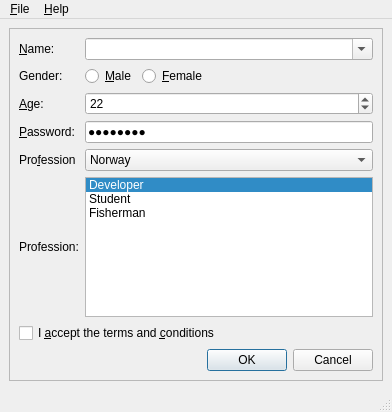
<?xml version="1.0" encoding="UTF-8"?>
<ui version="4.0">
 <class>MainWindow</class>
 <widget class="QMainWindow" name="MainWindow">
  <property name="geometry">
   <rect>
    <x>0</x>
    <y>0</y>
    <width>392</width>
    <height>412</height>
   </rect>
  </property>
  <property name="windowTitle">
   <string>MainWindow</string>
  </property>
  <widget class="QWidget" name="centralwidget">
   <layout class="QVBoxLayout">
    <property name="spacing">
     <number>6</number>
    </property>
    <property name="margin" stdset="0">
     <number>9</number>
    </property>
    <item>
     <widget class="QFrame" name="mainFrame">
      <property name="frameShape">
       <enum>QFrame::Shape::StyledPanel</enum>
      </property>
      <property name="frameShadow">
       <enum>QFrame::Shadow::Raised</enum>
      </property>
      <layout class="QGridLayout">
       <property name="margin" stdset="0">
        <number>9</number>
       </property>
       <property name="spacing">
        <number>6</number>
       </property>
       <item row="0" column="1" colspan="3">
        <widget class="QComboBox" name="nameCombo">
         <property name="toolTip">
          <string>Specify your name</string>
         </property>
         <property name="editable">
          <bool>true</bool>
         </property>
         <property name="currentIndex">
          <number>-1</number>
         </property>
         <item>
          <property name="text">
           <string>Girish</string>
          </property>
         </item>
         <item>
          <property name="text">
           <string>Jasmin</string>
          </property>
         </item>
         <item>
          <property name="text">
           <string>Simon</string>
          </property>
         </item>
         <item>
          <property name="text">
           <string>Zack</string>
          </property>
         </item>
        </widget>
       </item>
       <item row="1" column="3">
        <spacer>
         <property name="orientation">
          <enum>Qt::Orientation::Horizontal</enum>
         </property>
         <property name="sizeHint" stdset="0">
          <size>
           <width>40</width>
           <height>20</height>
          </size>
         </property>
        </spacer>
       </item>
       <item row="1" column="2">
        <widget class="QRadioButton" name="femaleRadioButton">
         <property name="styleSheet">
          <string>Check this if you are female</string>
         </property>
         <property name="text">
          <string>&amp;Female</string>
         </property>
        </widget>
       </item>
       <item row="1" column="0">
        <widget class="QLabel" name="genderLabel">
         <property name="text">
          <string>Gender:</string>
         </property>
        </widget>
       </item>
       <item row="2" column="0">
        <widget class="QLabel" name="ageLabel">
         <property name="text">
          <string>&amp;Age:</string>
         </property>
         <property name="buddy">
          <cstring>ageSpinBox</cstring>
         </property>
        </widget>
       </item>
       <item row="1" column="1">
        <widget class="QRadioButton" name="maleRadioButton">
         <property name="toolTip">
          <string>Check this if you are male</string>
         </property>
         <property name="text">
          <string>&amp;Male</string>
         </property>
        </widget>
       </item>
       <item row="0" column="0">
        <widget class="QLabel" name="nameLabel">
         <property name="text">
          <string>&amp;Name:</string>
         </property>
         <property name="buddy">
          <cstring>nameCombo</cstring>
         </property>
        </widget>
       </item>
       <item row="3" column="0">
        <widget class="QLabel" name="passwordLabel">
         <property name="text">
          <string>&amp;Password:</string>
         </property>
         <property name="buddy">
          <cstring>passwordEdit</cstring>
         </property>
        </widget>
       </item>
       <item row="2" column="1" colspan="3">
        <widget class="QSpinBox" name="ageSpinBox">
         <property name="toolTip">
          <string>Specify your age</string>
         </property>
         <property name="statusTip">
          <string>Specify your age</string>
         </property>
         <property name="minimum">
          <number>12</number>
         </property>
         <property name="value">
          <number>22</number>
         </property>
        </widget>
       </item>
       <item row="7" column="2" colspan="2">
        <widget class="QDialogButtonBox" name="buttonBox">
         <property name="orientation">
          <enum>Qt::Orientation::Horizontal</enum>
         </property>
         <property name="standardButtons">
          <set>QDialogButtonBox::StandardButton::Cancel|QDialogButtonBox::StandardButton::Ok</set>
         </property>
        </widget>
       </item>
       <item row="6" column="0" colspan="4">
        <widget class="QCheckBox" name="agreeCheckBox">
         <property name="toolTip">
          <string>Please read the LICENSE file before checking</string>
         </property>
         <property name="text">
          <string>I &amp;accept the terms and &amp;conditions</string>
         </property>
        </widget>
       </item>
       <item row="3" column="1" colspan="3">
        <widget class="QLineEdit" name="passwordEdit">
         <property name="toolTip">
          <string>Specify your password</string>
         </property>
         <property name="statusTip">
          <string>Specify your password</string>
         </property>
         <property name="text">
          <string>Password</string>
         </property>
         <property name="echoMode">
          <enum>QLineEdit::EchoMode::Password</enum>
         </property>
        </widget>
       </item>
       <item row="5" column="1" colspan="3">
        <widget class="QListWidget" name="professionList">
         <property name="toolTip">
          <string>Select your profession</string>
         </property>
         <property name="statusTip">
          <string>Specify your name here</string>
         </property>
         <property name="whatsThis">
          <string>Specify your name here</string>
         </property>
         <property name="currentRow">
          <number>0</number>
         </property>
         <item>
          <property name="text">
           <string>Developer</string>
          </property>
         </item>
         <item>
          <property name="text">
           <string>Student</string>
          </property>
         </item>
         <item>
          <property name="text">
           <string>Fisherman</string>
          </property>
         </item>
        </widget>
       </item>
       <item row="5" column="0">
        <widget class="QLabel" name="label">
         <property name="text">
          <string>Profession:</string>
         </property>
         <property name="buddy">
          <cstring>professionList</cstring>
         </property>
        </widget>
       </item>
       <item row="4" column="1" colspan="3">
        <widget class="QComboBox" name="countryCombo">
         <property name="toolTip">
          <string>Specify country of origin</string>
         </property>
         <property name="statusTip">
          <string>Specify country of origin</string>
         </property>
         <property name="currentIndex">
          <number>6</number>
         </property>
         <item>
          <property name="text">
           <string>Egypt</string>
          </property>
         </item>
         <item>
          <property name="text">
           <string>France</string>
          </property>
         </item>
         <item>
          <property name="text">
           <string>Germany</string>
          </property>
         </item>
         <item>
          <property name="text">
           <string>India</string>
          </property>
         </item>
         <item>
          <property name="text">
           <string>Italy</string>
          </property>
         </item>
         <item>
          <property name="text">
           <string>Korea</string>
          </property>
         </item>
         <item>
          <property name="text">
           <string>Norway</string>
          </property>
         </item>
        </widget>
       </item>
       <item row="4" column="0">
        <widget class="QLabel" name="countryLabel">
         <property name="text">
          <string>Pro&amp;fession</string>
         </property>
         <property name="buddy">
          <cstring>professionList</cstring>
         </property>
        </widget>
       </item>
      </layout>
     </widget>
    </item>
   </layout>
  </widget>
  <widget class="QMenuBar" name="menubar">
   <property name="geometry">
    <rect>
     <x>0</x>
     <y>0</y>
     <width>392</width>
     <height>26</height>
    </rect>
   </property>
   <widget class="QMenu" name="menu_File">
    <property name="title">
     <string>&amp;File</string>
    </property>
    <addaction name="editStyleAction"/>
    <addaction name="separator"/>
    <addaction name="exitAction"/>
   </widget>
   <widget class="QMenu" name="menu_Help">
    <property name="title">
     <string>&amp;Help</string>
    </property>
    <addaction name="aboutAction"/>
    <addaction name="separator"/>
    <addaction name="aboutQtAction"/>
   </widget>
   <addaction name="menu_File"/>
   <addaction name="menu_Help"/>
  </widget>
  <widget class="QStatusBar" name="statusbar"/>
  <action name="exitAction">
   <property name="text">
    <string>&amp;Exit</string>
   </property>
  </action>
  <action name="aboutQtAction">
   <property name="text">
    <string>About Qt</string>
   </property>
  </action>
  <action name="editStyleAction">
   <property name="text">
    <string>Edit &amp;Style</string>
   </property>
  </action>
  <action name="aboutAction">
   <property name="text">
    <string>About</string>
   </property>
  </action>
 </widget>
 <resources/>
 <connections/>
</ui>
